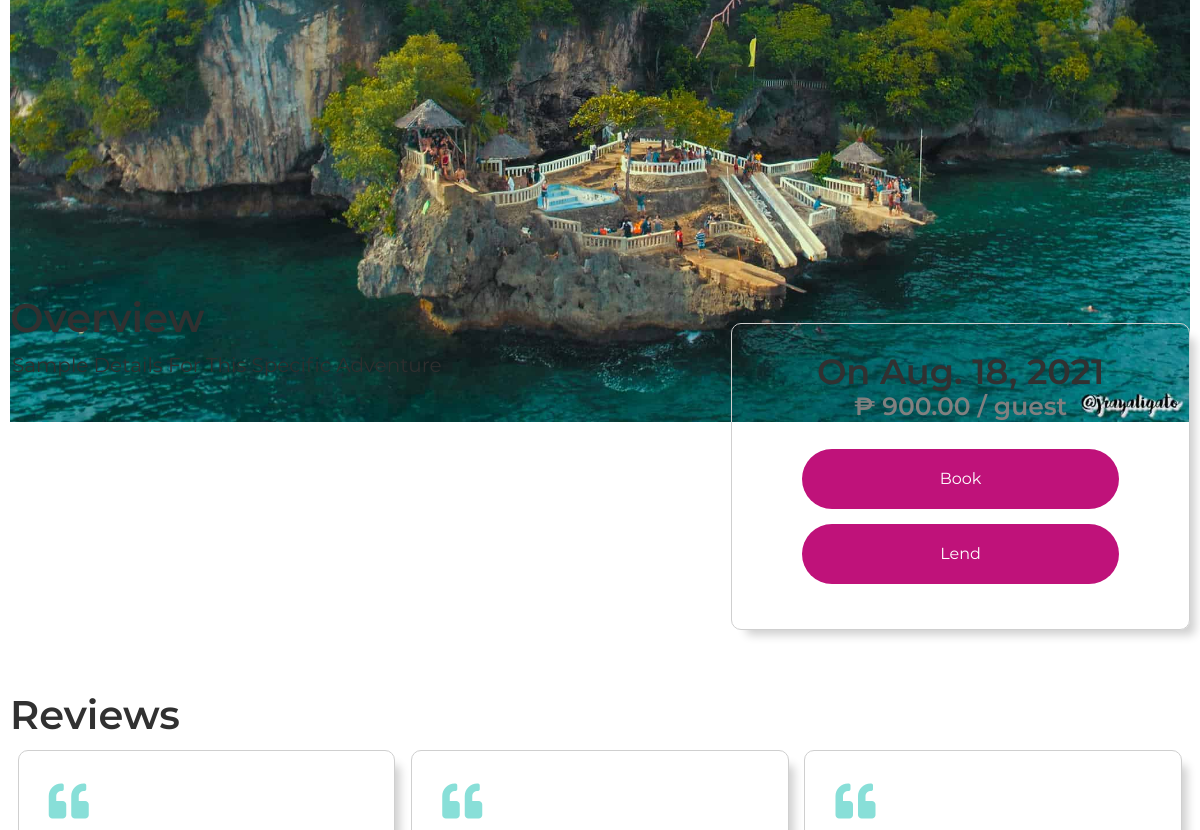
The app's page /place.php?id=4 (middle part), older data.
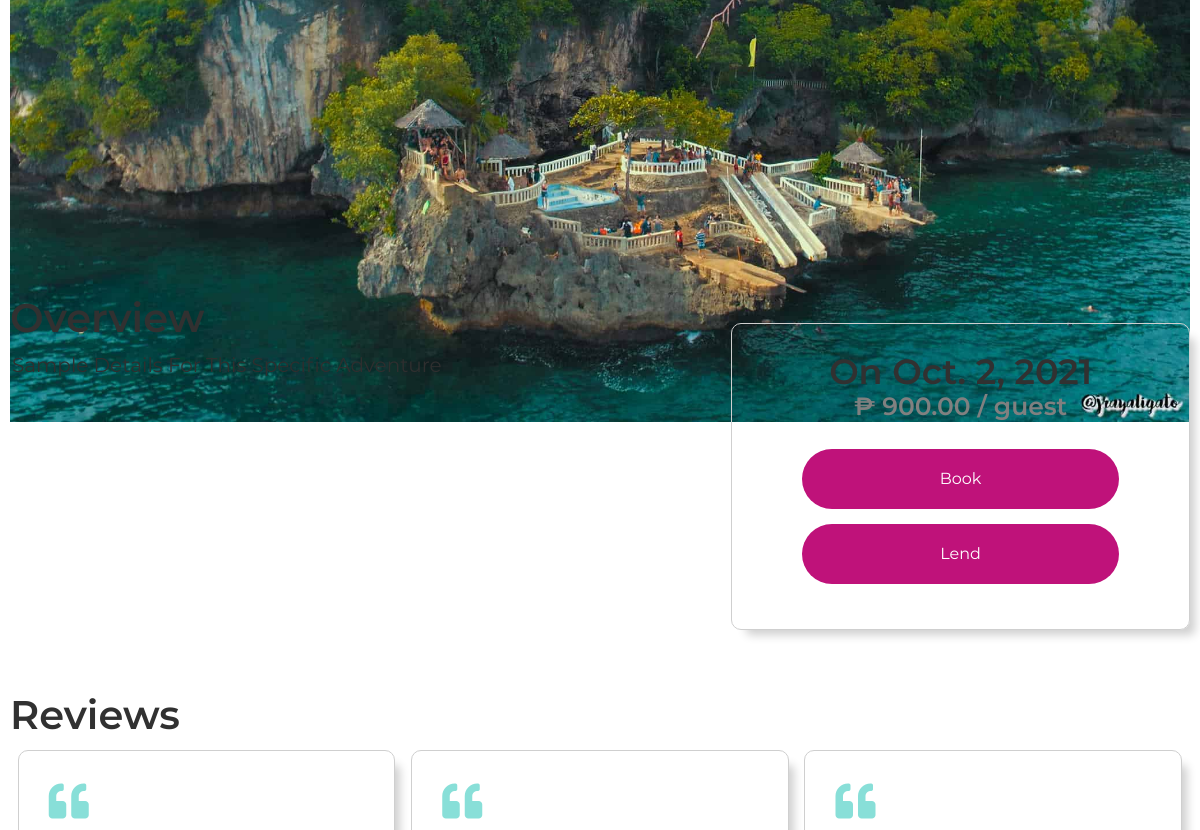
The same page, newer data.
### tables this page shows
CREATE TABLE `adventure` (
  `adv_id` int(11) NOT NULL,
  `adv_images` varchar(200) NOT NULL,
  `adv_name` varchar(50) NOT NULL,
  `adv_kind` varchar(25) NOT NULL,
  `adv_type` varchar(15) NOT NULL,
  `adv_address` varchar(50) NOT NULL,
  `adv_town` varchar(50) NOT NULL,
  `adv_totalcostprice` decimal(7,2) NOT NULL,
  `adv_date` date NOT NULL,
  `adv_details` varchar(500) NOT NULL,
  `adv_postedDate` date NOT NULL,
  `adv_maxguests` int(3) DEFAULT NULL,
  `adv_currentGuest` int(3) DEFAULT NULL,
  `adv_itineraryImg` varchar(50) NOT NULL,
  `adv_status` varchar(25) NOT NULL,
  `orga_id` int(11) NOT NULL
);

### extensions/db.php (called while the page is built, shortened)
<?php
	class DB
	{
		static $hostname = "localhost";
		static $dbname = "baipajoin";
		static $username  = "root";
		static $password = "";
		public static function query($sql, $params=array(), $transactType)
		{
			$rows = array();
			try
			{
				$db = new PDO("mysql:host=". self::$hostname ."; dbname=". self::$dbname,  self::$username,  self::$password);
				$db->setAttribute(PDO::ATTR_ERRMODE, PDO::ERRMODE_EXCEPTION);
				$cmd = $db->prepare($sql);
				$cmd->execute($params);
				if($transactType == "READ")
					$rows = $cmd->fetchAll();
				else
					$rows = $db->lastInsertId();
			}
			catch(PDOException $e)
			{
				echo $e->getMessage();
			}
			return $rows;
		}
	}
?>

### place.php (the view, shortened to what this page needs)
<?php
	require_once("extensions/db.php");
?>
<?php include("includes/head.php"); ?>
</head>
	<body>
		<div class="protect-me">
		<div class="clearfix">
<div id="main_area">
	<div class="wrapper">
		<div class="main_con">
			<?php
				if(isset($_GET['id'])){
					$place = DB::query("SELECT * FROM adventure WHERE adv_id = ?", array($_GET['id']), "READ");
					if(count($place)>0){
						$place = $place[0];
						$price = $place['adv_totalcostprice'] / $place['adv_maxguests'];
						$advImages = explode(",", $place['adv_images']);
			?>
			<main>
				<div class="carousel" data-flickity>
					<?php
						for($i = 1; $i < count($advImages); $i++){
							echo "
							<div class='carousel-cell'>
								<img src='images/organizers/".$place['orga_id']."/".$advImages[$i]."'>
							</div>
							";
						}
					?>
				</div>
				<div class="place_info">
					<div class="main_info">
						<h2>Overview</h2>
						<p><?php echo $place['adv_details']; ?></p>
					</div>
					<div class="book_info">
						<h2>On <?php echo date('M. j, Y', strtotime($place['adv_date'])); ?> <span><?php echo "₱ ".number_format((float)$price, 2, '.', '')." / guest"; ?></span> </h2>
						<form method="post">
							<?php if(isset($_SESSION['joiner'])) { ?>
								<button class="edit" type="submit" name="btnBook">Book</button>
							<?php	} else { ?>
								<a class="edit" href="login.php" onclick='return confirm("Login to book adventure!");'>Book</a>
							<?php	} ?>
						</form>
						<a class="edit" href="#">Lend</a>
					</div>
				</div>
				<?php
						}
					}
				?>
				<div class="place_reviews">
					<h2>Reviews</h2>
					<div class="review_cards">
						<div class="card">
							<i class="fas fa-quote-left"></i>
						</div>
						<div class="card">
							<i class="fas fa-quote-left"></i>
						</div>
						<div class="card">
							<i class="fas fa-quote-left"></i>
						</div>
					</div>
				</div>
			</main>
		</div>
	</div>
</div>
<?php include("includes/footer.php"); ob_end_flush();?>

### includes/head.php (shortened to what this page needs)
<!DOCTYPE html>
<html class="no-js" lang="en-US">
<head>
	<link rel="stylesheet" href="style.min.css">
	<link rel="stylesheet" href="css/hamburgers.min.css">
	<link rel="stylesheet" href="css/media.min.css">
	<link rel="stylesheet" href="css/rslides.min.css">
	<link rel="stylesheet" href="css/font-awesome.min.css">
	<link rel="stylesheet" href="css/animate.css">
	<link rel="stylesheet" href="https://use.fontawesome.com/releases/v5.5.0/css/all.css">
	<link rel="stylesheet" href="https://unpkg.com/flickity@2/dist/flickity.min.css">

### includes/footer.php (shortened to what this page needs)
  </div>
  </div>
</body>
</html>

### place.php (style rules this page uses)
main { width:100%;flex:4;float:none;height:auto;background:none;margin:0;padding:50px 0;border-radius:0;text-align:center; }
main h2 { font:600 45px/100% Montserrat,sans-serif;color:#313131;margin-bottom:10px;text-align:left; }

Row changes from the older to the newer data that the page shows:
changed adventure "Sample Details For This Specific Adventure": adv_date "Aug. 18, 2021" → "Oct. 2, 2021"
